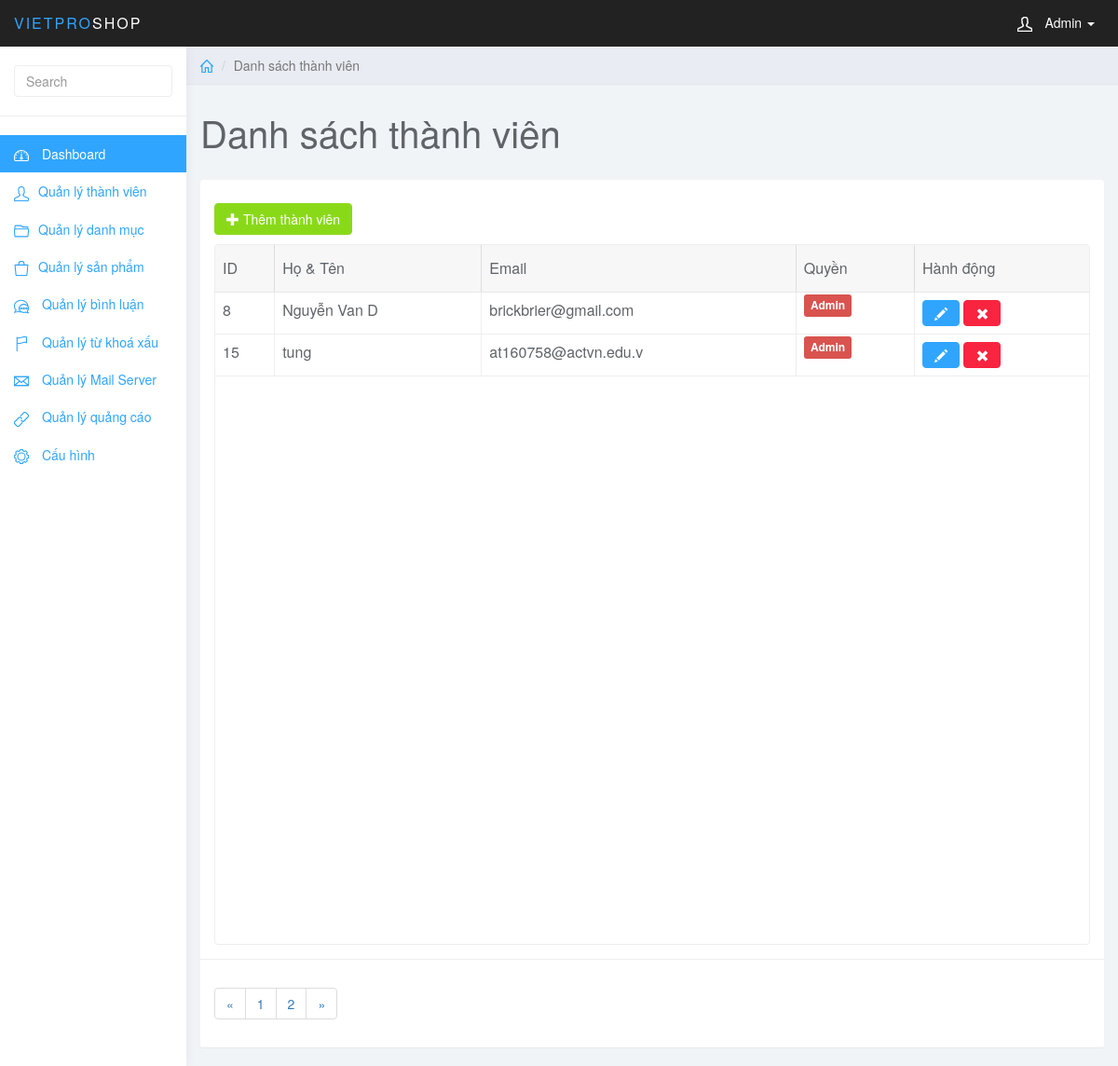
Before: /admin/index.php?page_layout=user&page=2 (signed in) with the older database file.
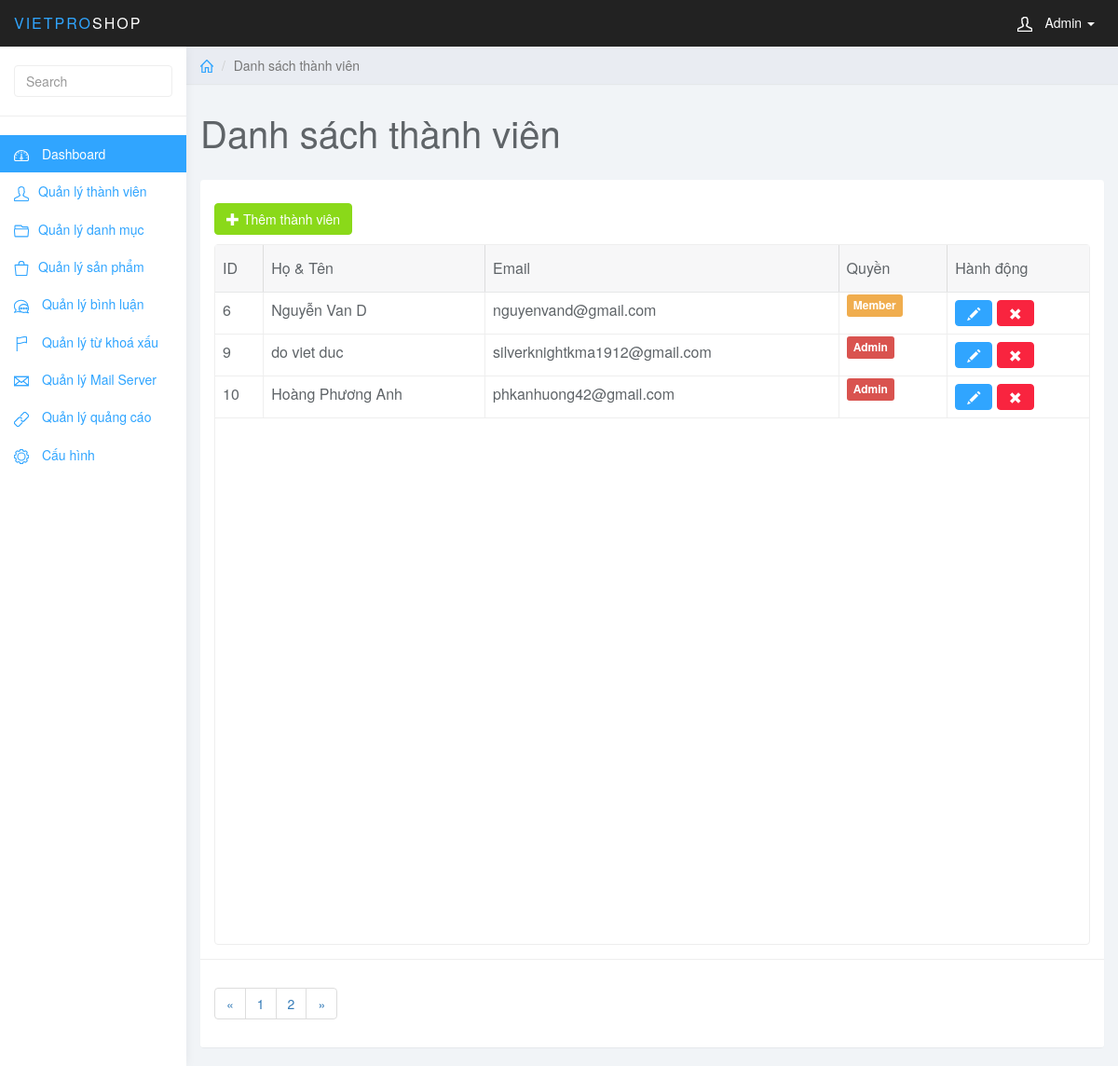
After: the same page with the newer database file.
### tables this page shows
CREATE TABLE `user` (
  `user_id` int(11) NOT NULL,
  `user_full` varchar(255) NOT NULL,
  `user_mail` varchar(255) NOT NULL,
  `user_pass` varchar(255) NOT NULL,
  `user_level` int(1) NOT NULL
);

### admin/user.php (the view, shortened to what the changed rows need)
<div class="col-sm-9 col-sm-offset-3 col-lg-10 col-lg-offset-2 main">
    <div class="row">
        <div class="col-lg-12">
            <h1 class="page-header">Danh sách thành viên</h1>
        </div>
    </div>
    <div class="row">
        <div class="col-lg-12">
            <div class="panel panel-default">
                <div class="panel-body">
                    <table data-toolbar="#toolbar" data-toggle="table">
                        <thead>
                            <tr>
                                <th data-field="id" data-sortable="true">ID</th>
                                <th data-field="name" data-sortable="true">Họ & Tên</th>
                                <th data-field="price" data-sortable="true">Email</th>
                                <th>Quyền</th>
                                <th>Hành động</th>
                            </tr>
                        </thead>
                        <tbody>
                            <?php
                            if (isset($_GET["page"])) {
                                $page = $_GET["page"];
                            } else {
                                $page = 1;
                            }
                            $rows_per_page = 5;
                            $per_row = $page * $rows_per_page - $rows_per_page;
                            $total_rows = mysqli_num_rows(mysqli_query($conn, "SELECT * FROM user"));
                            $total_pages = ceil($total_rows / $rows_per_page);
                            $list_page = '<ul class="pagination">';
                            $page_prev = $page - 1;
                            $list_page .= '<li class="page-item"><a class="page-link" href="index.php?page_layout=user&page=' . $page_prev . '">&laquo;</a></li>';
                            for ($y=1; $y <= $total_pages; $y++) {
                                $list_page .= '<li class="page-item"><a class="page-link" href="index.php?page_layout=user&page=' . $y . '">' . $y . '</a></li>';
                            }
                            $page_next = $page + 1;
                            if ($page_next > $total_pages) {
                                $page_next = $total_pages;
                            }
                            $list_page .= '<li class="page-item"><a class="page-link" href="index.php?page_layout=user&page=' . $page_next . '">&raquo;</a></li>';
                            $list_page .= '</ul>';
                            $sql = "SELECT * FROM user
                                    ORDER BY user_id ASC
                                    LIMIT $per_row, $rows_per_page";
                            $query = mysqli_query($conn, $sql);
                            while ($row = mysqli_fetch_array($query)) {
                            ?>
                                <tr>
                                    <td style=""><?php echo $row["user_id"]; ?></td>
                                    <td style=""><?php echo $row["user_full"]; ?></td>
                                    <td style=""><?php echo $row["user_mail"]; ?></td>
                                    <td><span class="label label-<?php if ($row["user_level"] <= 1) {
                                                                        echo "danger";
                                                                    } else {
                                                                        echo "warning";
                                                                    } ?>"><?php if ($row["user_level"] <= 1) {
                                                                                                                                                echo "Admin";
                                                                                                                                            } else {
                                                                                                                                                echo "Member";
                                                                                                                                            } ?></span></td>
                                    <td class="form-group">
                                        <a href="index.php?page_layout=edit_user&user_id=<?php echo $row["user_id"]?>" class="btn btn-primary"><i class="glyphicon glyphicon-pencil"></i></a>
                                        <a href="del_user.php?user_id=<?php echo $row["user_id"]?>" class="btn btn-danger"><i class="glyphicon glyphicon-remove"></i></a>
                                    </td>
                                </tr>
                            <?php } ?>
                        </tbody>
                    </table>
                </div>
                <div class="panel-footer">
                    <nav aria-label="Page navigation example">
                        <?php echo $list_page ?>
                    </nav>
                </div>
            </div>
        </div>
    </div>
</div>

Changed rows visible on the page:
removed user: user_id "8", user_full "Nguyễn Van D", user_mail "brickbrier@gmail.com", user_level "Admin"
removed user: user_id "15", user_full "tung", user_mail "at160758@actvn.edu.v", user_level "Admin"
now on this page (row edited): user: user_id "6", user_full "Nguyễn Van D", user_mail "nguyenvand@gmail.com", user_level "Member"
added user: user_id "9", user_full "do viet duc", user_mail "silverknightkma1912@gmail.com", user_level "Admin"
added user: user_id "10", user_full "Hoàng Phương Anh", user_mail "phkanhuong42@gmail.com", user_level "Admin"
